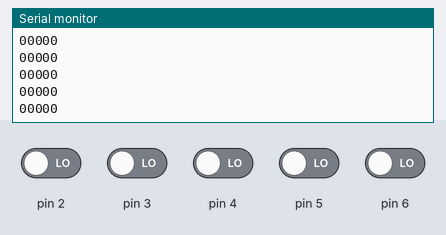
This sketch was run on a simulated Arduino Uno, built with avr-gcc and run on an emulated ATmega328P. Shown: the last lines printed to the serial monitor. The test bench sets the inputs (shaded band); at power-on: pin 2–6 LOW. No radio packets arrive unless stated.

Above: at 1.2 s.
1.3 s: pin 2 driven HIGH
At 2.2 s:
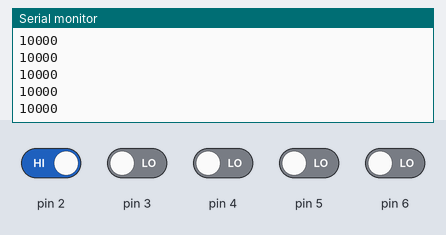
2.8 s: pin 3 driven HIGH
At 3.6 s:
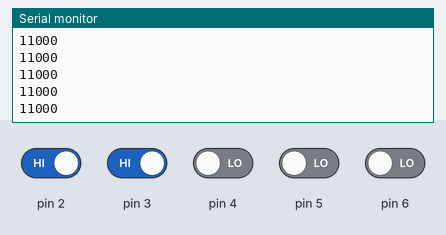
4.3 s: pin 4 driven HIGH
At 5.3 s:
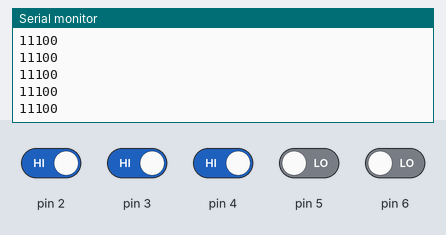
5.8 s: pin 5 driven HIGH
At 6.5 s:
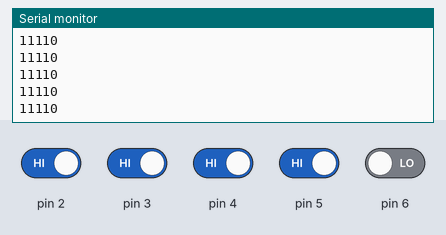
7.3 s: pin 6 driven HIGH
At 7.9 s:
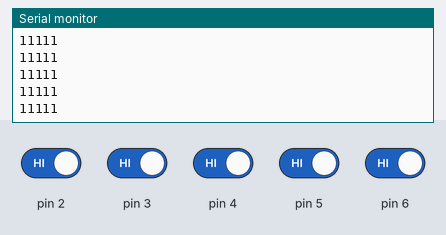
8.8 s: pin 2 driven LOW
At 9.8 s:
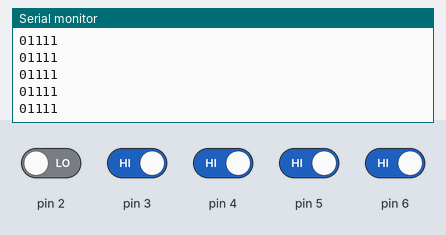
Timing chart, 0 to 11.3 s (numbered marks = the images above; inputs shaded):
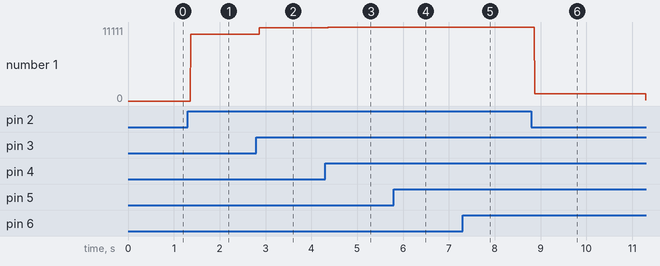

The sketch:

RF-1_P-3-radiocontrol..ino
```cpp
/*
 *
 *  Соединение выводов
 *  CE   - 14
    MISO - 12
    MOSI - 11
    SCK  - 13
    CS   - 15
    POT  - A7
*/
int a;
int b;
int c;
int d;
int e;

#include <SPI.h>
#include "nRF24L01.h"
#include "RF24.h"

RF24 myRadio (9, 10);

struct package
{
int a;
int b;
int c;
int d;
int e;
};
byte addresses[][6] = {"0"};
typedef struct package Package;
Package data;

void setup()
{
  Serial.begin(9600);
  myRadio.begin();
  myRadio.setChannel(115);           // Диапазон 115 находится выше WIFI
  myRadio.setPALevel(RF24_PA_HIGH);   //  выходная мощность
  myRadio.setDataRate(RF24_250KBPS); // Минимальная скорость

 pinMode (2, INPUT);
pinMode (3, INPUT);
pinMode (4, INPUT);
pinMode (5, INPUT);
pinMode (6, INPUT);
}
void WriteData()
{


  myRadio.openWritingPipe(0xF0F0F0F066); // Отправить данные на этот 40-разрядный адрес
  myRadio.write(&data, sizeof(data));


}
void loop()
{
data.a = digitalRead(2);
data.b = digitalRead(3);
data.c = digitalRead(4);
data.d = digitalRead(5);
data.e = digitalRead(6);

Serial.print(data.a);
Serial.print(data.b);
Serial.print(data.c);
Serial.print(data.d);
Serial.println(data.e);
WriteData();
}
```

Measured:
- after the input at 1.3 s, the serial monitor: prints a new line after 0.07 s (image 1)
- after the input at 2.8 s, the serial monitor: prints a new line after 0.07 s (image 2)
- after the input at 4.3 s, the serial monitor: prints a new line after 0.07 s (image 3)
- after the input at 5.8 s, the serial monitor: prints a new line after 0.07 s (image 4)
- after the input at 7.3 s, the serial monitor: prints a new line after 0.07 s (image 5)
- after the input at 8.8 s, the serial monitor: prints a new line after 0.07 s (image 6)
- plotted number 1: 0 → 10000 after the input at 1.3 s, 10000 → 11000 after the input at 2.8 s, 11000 → 11100 after the input at 4.3 s, 11100 → 11110 after the input at 5.8 s, 11110 → 11111 after the input at 7.3 s
